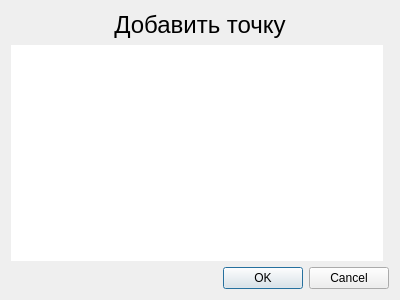
<?xml version="1.0" encoding="UTF-8"?>
<ui version="4.0">
 <class>AddPointDialog</class>
 <widget class="QDialog" name="AddPointDialog">
  <property name="geometry">
   <rect>
    <x>0</x>
    <y>0</y>
    <width>400</width>
    <height>300</height>
   </rect>
  </property>
  <property name="windowTitle">
   <string>Добавить точку</string>
  </property>
  <layout class="QGridLayout" name="gridLayout">
   <item row="1" column="0">
    <widget class="QTableWidget" name="addPointArgumentsTableWidget">
     <property name="frameShape">
      <enum>QFrame::NoFrame</enum>
     </property>
     <property name="editTriggers">
      <set>QAbstractItemView::DoubleClicked|QAbstractItemView::EditKeyPressed</set>
     </property>
     <property name="alternatingRowColors">
      <bool>true</bool>
     </property>
    </widget>
   </item>
   <item row="0" column="0" colspan="2">
    <widget class="QLabel" name="addPointTitleLabel">
     <property name="font">
      <font>
       <pointsize>18</pointsize>
      </font>
     </property>
     <property name="text">
      <string>Добавить точку</string>
     </property>
     <property name="alignment">
      <set>Qt::AlignCenter</set>
     </property>
    </widget>
   </item>
   <item row="2" column="0" colspan="2">
    <widget class="QDialogButtonBox" name="buttonBox">
     <property name="orientation">
      <enum>Qt::Horizontal</enum>
     </property>
     <property name="standardButtons">
      <set>QDialogButtonBox::Cancel|QDialogButtonBox::Ok</set>
     </property>
     <property name="centerButtons">
      <bool>false</bool>
     </property>
    </widget>
   </item>
  </layout>
 </widget>
 <resources/>
 <connections>
  <connection>
   <sender>buttonBox</sender>
   <signal>accepted()</signal>
   <receiver>AddPointDialog</receiver>
   <slot>accept()</slot>
   <hints>
    <hint type="sourcelabel">
     <x>248</x>
     <y>254</y>
    </hint>
    <hint type="destinationlabel">
     <x>157</x>
     <y>274</y>
    </hint>
   </hints>
  </connection>
  <connection>
   <sender>buttonBox</sender>
   <signal>rejected()</signal>
   <receiver>AddPointDialog</receiver>
   <slot>reject()</slot>
   <hints>
    <hint type="sourcelabel">
     <x>316</x>
     <y>260</y>
    </hint>
    <hint type="destinationlabel">
     <x>286</x>
     <y>274</y>
    </hint>
   </hints>
  </connection>
 </connections>
</ui>
